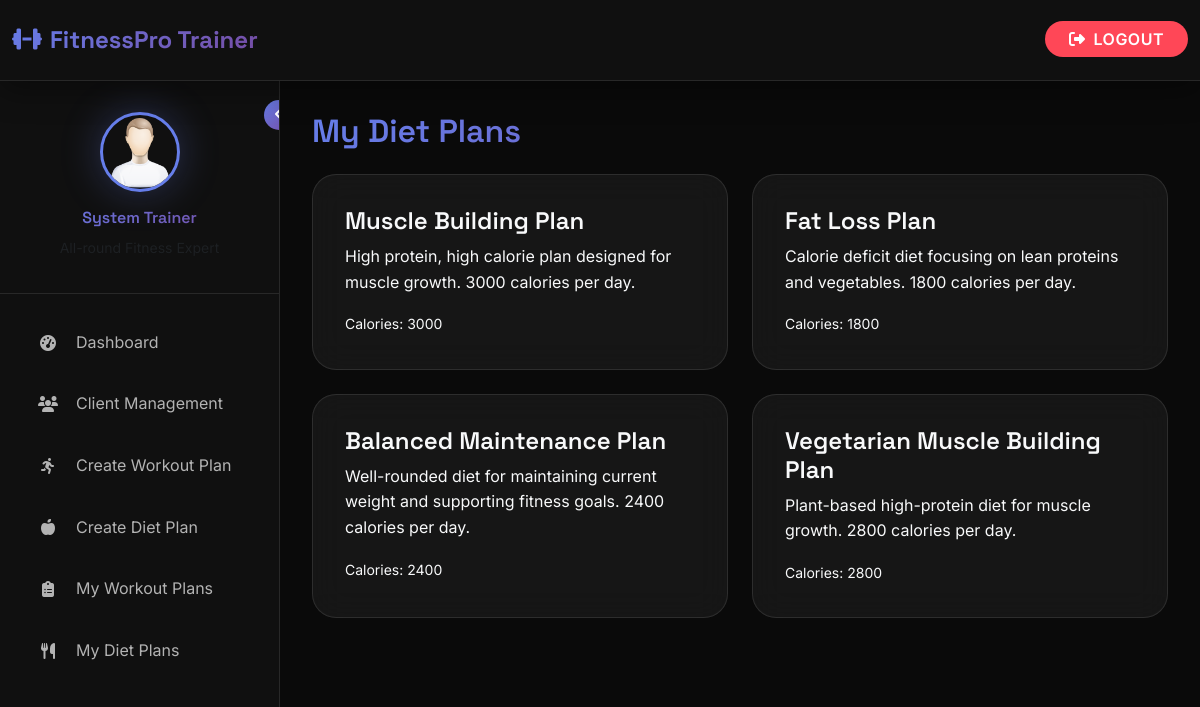
The page /trainer/my_diet_plans (signed in) on the database its author committed.
### gym_management/gym_app/models.py (models this page shows, shortened)
class Trainer(models.Model):
    first_name = models.CharField(max_length=50)
    last_name = models.CharField(max_length=50)
    email = models.CharField(max_length=50, null=True, blank=True)
    phone_number = models.CharField(max_length=20)
    username = models.CharField(max_length=150, unique=True)
    password = models.CharField(max_length=100)
    specialization = models.CharField(max_length=200, null=True, blank=True)
    image = models.ImageField(upload_to="trainers/", default="trainers/default.png", null=True, blank=True)
    created_at = models.DateTimeField(auto_now_add=True)

class DietPlan(models.Model):
    trainer = models.ForeignKey(Trainer, on_delete=models.CASCADE, related_name='diet_plans')
    name = models.CharField(max_length=200)
    description = models.TextField()
    total_calories = models.IntegerField(null=True, blank=True)
    created_at = models.DateTimeField(auto_now_add=True)
    is_default = models.BooleanField(default=False)

### gym_management/gym_app/views.py (the view)
# urls.py: path('trainer/my_diet_plans', views.trainer_diet_plans, name='trainer_diet_plans'),
def trainer_diet_plans(request):
    if 'trainer_id' not in request.session:
        return redirect('/trainer_login')
    trainer = Trainer.objects.get(id=request.session['trainer_id'])
    plans = DietPlan.objects.filter(trainer=trainer)
    return render(request, 'trainer/my_diet_plans.html', {'trainer': trainer, 'diet_plans': plans})

### gym_management/gym_app/templates/trainer/my_diet_plans.html (shortened to what this page needs)
{% extends 'base_trainer.html' %}
{% block content %}
<h2 class="gradient-text mb-4">My Diet Plans</h2>
<div class="row g-4">
  {% for plan in diet_plans %}
  <div class="col-md-6">
    <a href="{% url 'diet_plan_detail' plan.id %}" class="dashboard-card d-block text-decoration-none text-light">
      <h4>{{ plan.name }}</h4>
      <p>{{ plan.description }}</p>
      <small>Calories: {{ plan.total_calories|default:"N/A" }}</small>
    </a>
  </div>
  {% empty %}
  <p>No diet plans created yet.</p>
  {% endfor %}
</div>
{% endblock %}

### gym_management/gym_app/templates/base_trainer.html (shortened to what this page needs)
{% load static %}
<!DOCTYPE html>
<html lang="en">
<head>
    <link href="https://cdn.jsdelivr.net/npm/bootstrap@5.3.2/dist/css/bootstrap.min.css" rel="stylesheet">
    <link rel="stylesheet" href="https://cdnjs.cloudflare.com/ajax/libs/font-awesome/6.5.0/css/all.min.css">
    <link href="https://unpkg.com/aos@2.3.1/dist/aos.css" rel="stylesheet">
</head>
<body>
    <div class="admin-wrapper">
        <nav class="navbar navbar-expand-lg admin-navbar">
            <div class="container-fluid">
                <a class="navbar-brand" href="{% url 'trainer_dashboard' %}">
                    <i class="fas fa-dumbbell me-2"></i>FitnessPro Trainer
                </a>
                <div class="ms-auto">
                    <a href="{% url 'logout' %}" class="logout-btn">
                        <i class="fas fa-sign-out-alt me-2"></i>Logout
                    </a>
                </div>
            </div>
        </nav>
        <aside class="admin-sidebar" id="adminSidebar">
            <button class="sidebar-toggle d-none d-lg-block" onclick="toggleSidebar()">
                <i class="fas fa-angle-left" id="toggleIcon"></i>
            </button>
            <div class="admin-user-info">
                {% if trainer.image %}
                    <img src="{{ trainer.image.url }}" class="admin-user-avatar" alt="Trainer Avatar">
                {% else %}
                    <img src="{% static 'images/find_user.png' %}" class="admin-user-avatar" alt="Trainer Avatar">
                {% endif %}
                <h6 class="gradient-text">{{ trainer.first_name }} {{ trainer.last_name }}</h6>
                <small class="text-muted">{{ trainer.specialization|default:"Fitness Trainer" }}</small>
            </div>
            <nav class="admin-nav">
                <div class="admin-nav-item">
                    <a href="{% url 'trainer_dashboard' %}" class="admin-nav-link {% if request.path == '/trainer/dashboard' %}active{% endif %}">
                        <i class="fas fa-tachometer-alt"></i>
                        <span>Dashboard</span>
                    </a>
                </div>
                <div class="admin-nav-item">
                    <a href="{% url 'trainer_clients' %}" class="admin-nav-link {% if request.path == '/trainer/clients' %}active{% endif %}">
                        <i class="fas fa-users"></i>
                        <span>Client Management</span>
                    </a>
                </div>
                <div class="admin-nav-item">
                    <a href="{% url 'create_workout_plan_page' %}" class="admin-nav-link {% if request.path == '/trainer/create-workout-plan' %}active{% endif %}">
                        <i class="fas fa-running"></i>
                        <span>Create Workout Plan</span>
                    </a>
                </div>
                <div class="admin-nav-item">
                    <a href="{% url 'create_diet_plan_page' %}" class="admin-nav-link {% if request.path == '/trainer/create-diet-plan' %}active{% endif %}">
                        <i class="fas fa-apple-alt"></i>
                        <span>Create Diet Plan</span>
                    </a>
                </div>
                <div class="admin-nav-item">
                    <a href="{% url 'trainer_workout_plans' %}" class="admin-nav-link {% if request.path == '/trainer/workout-plans' %}active{% endif %}">
                        <i class="fas fa-clipboard-list"></i>
                        <span>My Workout Plans</span>
                    </a>
                </div>
                <div class="admin-nav-item">
                    <a href="{% url 'trainer_diet_plans' %}" class="admin-nav-link {% if request.path == '/trainer/diet-plans' %}active{% endif %}">
                        <i class="fas fa-utensils"></i>
                        <span>My Diet Plans</span>
                    </a>
                </div>
            </nav>
        </aside>
        <main class="admin-content" id="adminContent">
            {% block content %}{% endblock %}
        </main>
    </div>
</body>
</html>

### rows shown on the page
Trainer: image (placeholder picture), first_name "System", last_name "Trainer"
DietPlan: name "Muscle Building Plan", description "High protein, high calorie plan designed for muscle growth. 3000 calories per day.", total_calories "3000"
DietPlan: name "Fat Loss Plan", description "Calorie deficit diet focusing on lean proteins and vegetables. 1800 calories per day.", total_calories "1800"
DietPlan: name "Balanced Maintenance Plan", description "Well-rounded diet for maintaining current weight and supporting fitness goals. 2400 calories per day.", total_calories "2400"
DietPlan: name "Vegetarian Muscle Building Plan", description "Plant-based high-protein diet for muscle growth. 2800 calories per day.", total_calories "2800"
